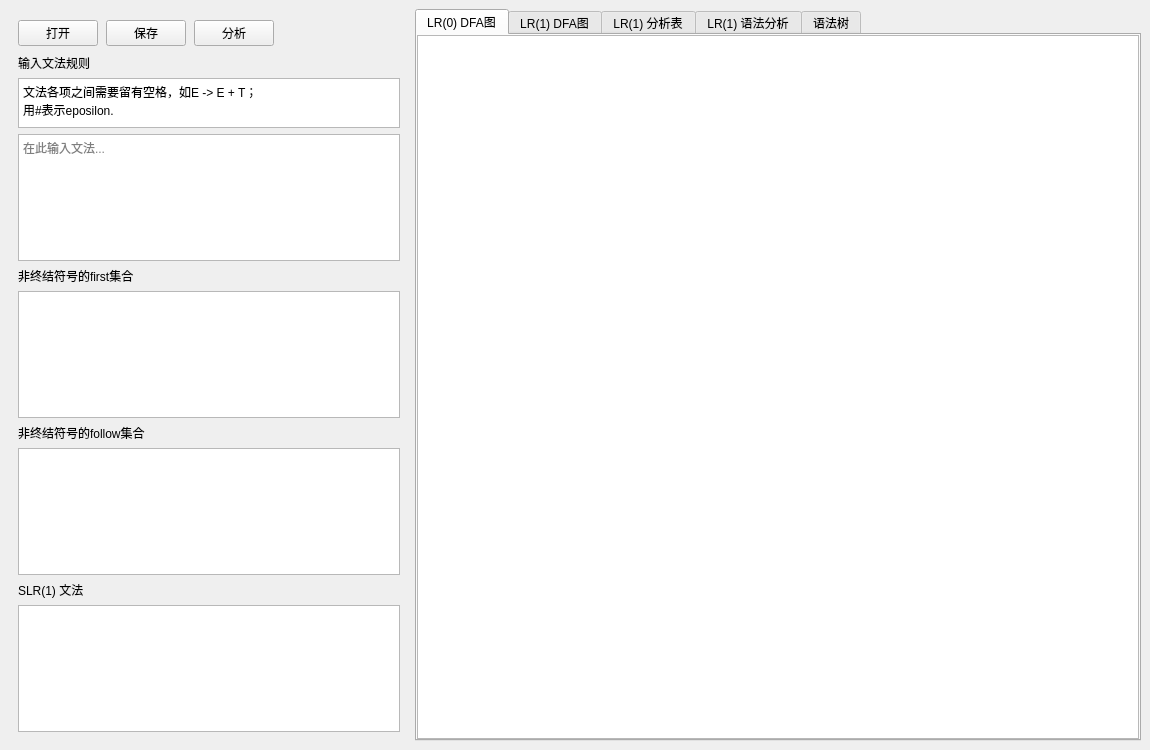
<?xml version="1.0" encoding="UTF-8"?>
<ui version="4.0">
 <class>MainWindow</class>
 <widget class="QMainWindow" name="MainWindow">
  <property name="geometry">
   <rect>
    <x>0</x>
    <y>0</y>
    <width>1150</width>
    <height>750</height>
   </rect>
  </property>
  <property name="windowTitle">
   <string>MainWindow</string>
  </property>
  <widget class="QWidget" name="centralwidget">
   <layout class="QHBoxLayout" name="horizontalLayout_5">
    <item>
     <widget class="QWidget" name="widget" native="true">
      <property name="maximumSize">
       <size>
        <width>400</width>
        <height>16777215</height>
       </size>
      </property>
      <layout class="QVBoxLayout" name="verticalLayout_2">
       <item>
        <widget class="QWidget" name="widget_3" native="true">
         <property name="minimumSize">
          <size>
           <width>0</width>
           <height>30</height>
          </size>
         </property>
         <layout class="QHBoxLayout" name="horizontalLayout_6">
          <property name="spacing">
           <number>8</number>
          </property>
          <property name="leftMargin">
           <number>0</number>
          </property>
          <property name="topMargin">
           <number>0</number>
          </property>
          <property name="rightMargin">
           <number>0</number>
          </property>
          <property name="bottomMargin">
           <number>0</number>
          </property>
          <item>
           <widget class="QPushButton" name="pushButton_open">
            <property name="text">
             <string>打开</string>
            </property>
           </widget>
          </item>
          <item>
           <widget class="QPushButton" name="pushButton_save">
            <property name="text">
             <string>保存</string>
            </property>
           </widget>
          </item>
          <item>
           <widget class="QPushButton" name="pushButton_analyze">
            <property name="text">
             <string>分析</string>
            </property>
           </widget>
          </item>
          <item>
           <spacer name="horizontalSpacer_3">
            <property name="orientation">
             <enum>Qt::Orientation::Horizontal</enum>
            </property>
            <property name="sizeHint" stdset="0">
             <size>
              <width>40</width>
              <height>20</height>
             </size>
            </property>
           </spacer>
          </item>
         </layout>
        </widget>
       </item>
       <item>
        <widget class="QLabel" name="label">
         <property name="text">
          <string>输入文法规则</string>
         </property>
        </widget>
       </item>
       <item>
        <widget class="QPlainTextEdit" name="tipsWidget">
         <property name="maximumSize">
          <size>
           <width>16777215</width>
           <height>50</height>
          </size>
         </property>
         <property name="readOnly">
          <bool>true</bool>
         </property>
         <property name="plainText">
          <string>文法各项之间需要留有空格，如E -&gt; E + T；
用#表示eposilon.</string>
         </property>
         <property name="placeholderText">
          <string/>
         </property>
        </widget>
       </item>
       <item>
        <widget class="QPlainTextEdit" name="inputEditor">
         <property name="toolTip">
          <string>在此输入文法规则</string>
         </property>
         <property name="placeholderText">
          <string>在此输入文法...</string>
         </property>
        </widget>
       </item>
       <item>
        <widget class="QLabel" name="label_5">
         <property name="text">
          <string>非终结符号的first集合</string>
         </property>
        </widget>
       </item>
       <item>
        <widget class="QListWidget" name="firstSetListWidget"/>
       </item>
       <item>
        <widget class="QLabel" name="label_6">
         <property name="text">
          <string>非终结符号的follow集合</string>
         </property>
        </widget>
       </item>
       <item>
        <widget class="QListWidget" name="followSetListWidget"/>
       </item>
       <item>
        <widget class="QLabel" name="label_7">
         <property name="text">
          <string>SLR(1) 文法</string>
         </property>
        </widget>
       </item>
       <item>
        <widget class="QPlainTextEdit" name="SLRStatusOutput">
         <property name="enabled">
          <bool>true</bool>
         </property>
         <property name="acceptDrops">
          <bool>false</bool>
         </property>
         <property name="undoRedoEnabled">
          <bool>false</bool>
         </property>
         <property name="readOnly">
          <bool>true</bool>
         </property>
        </widget>
       </item>
      </layout>
     </widget>
    </item>
    <item>
     <widget class="QWidget" name="widget_2" native="true">
      <layout class="QVBoxLayout" name="verticalLayout_5">
       <property name="leftMargin">
        <number>0</number>
       </property>
       <property name="topMargin">
        <number>0</number>
       </property>
       <property name="rightMargin">
        <number>0</number>
       </property>
       <property name="bottomMargin">
        <number>0</number>
       </property>
       <item>
        <widget class="QTabWidget" name="tabWidget">
         <property name="currentIndex">
          <number>0</number>
         </property>
         <widget class="QWidget" name="tab">
          <attribute name="title">
           <string>LR(0) DFA图</string>
          </attribute>
          <layout class="QHBoxLayout" name="horizontalLayout">
           <property name="leftMargin">
            <number>0</number>
           </property>
           <property name="topMargin">
            <number>0</number>
           </property>
           <property name="rightMargin">
            <number>0</number>
           </property>
           <property name="bottomMargin">
            <number>0</number>
           </property>
           <item>
            <layout class="QVBoxLayout" name="verticalLayout_3">
             <item>
              <widget class="QTableWidget" name="LR0DFATableWidget"/>
             </item>
            </layout>
           </item>
          </layout>
         </widget>
         <widget class="QWidget" name="tab_1">
          <attribute name="title">
           <string>LR(1) DFA图</string>
          </attribute>
          <layout class="QHBoxLayout" name="horizontalLayout_2">
           <property name="leftMargin">
            <number>0</number>
           </property>
           <property name="topMargin">
            <number>0</number>
           </property>
           <property name="rightMargin">
            <number>0</number>
           </property>
           <property name="bottomMargin">
            <number>0</number>
           </property>
           <item>
            <layout class="QVBoxLayout" name="verticalLayout_4">
             <item>
              <widget class="QTableWidget" name="LR1DFATableWidget"/>
             </item>
            </layout>
           </item>
          </layout>
         </widget>
         <widget class="QWidget" name="tab_2">
          <attribute name="title">
           <string>LR(1) 分析表</string>
          </attribute>
          <layout class="QHBoxLayout" name="horizontalLayout_3">
           <property name="leftMargin">
            <number>0</number>
           </property>
           <property name="topMargin">
            <number>0</number>
           </property>
           <property name="rightMargin">
            <number>0</number>
           </property>
           <property name="bottomMargin">
            <number>0</number>
           </property>
           <item>
            <layout class="QVBoxLayout" name="verticalLayout_6">
             <item>
              <widget class="QTableWidget" name="LR1AnalyzeTableWidget"/>
             </item>
            </layout>
           </item>
          </layout>
         </widget>
         <widget class="QWidget" name="tab_3">
          <attribute name="title">
           <string>LR(1) 语法分析</string>
          </attribute>
          <layout class="QHBoxLayout" name="horizontalLayout_4">
           <property name="leftMargin">
            <number>0</number>
           </property>
           <property name="topMargin">
            <number>0</number>
           </property>
           <property name="rightMargin">
            <number>0</number>
           </property>
           <property name="bottomMargin">
            <number>0</number>
           </property>
           <item>
            <layout class="QVBoxLayout" name="verticalLayout">
             <item>
              <layout class="QHBoxLayout" name="horizontalLayout_8">
               <property name="leftMargin">
                <number>0</number>
               </property>
               <property name="topMargin">
                <number>0</number>
               </property>
               <property name="bottomMargin">
                <number>0</number>
               </property>
               <item>
                <widget class="QLabel" name="label_4">
                 <property name="text">
                  <string>输入或选择BNF文法对应的程序设计语言源程序</string>
                 </property>
                </widget>
               </item>
               <item>
                <spacer name="horizontalSpacer">
                 <property name="orientation">
                  <enum>Qt::Orientation::Horizontal</enum>
                 </property>
                 <property name="sizeHint" stdset="0">
                  <size>
                   <width>40</width>
                   <height>20</height>
                  </size>
                 </property>
                </spacer>
               </item>
               <item>
                <widget class="QPushButton" name="pushButton_select_source">
                 <property name="text">
                  <string>选择源程序</string>
                 </property>
                </widget>
               </item>
               <item>
                <widget class="QPushButton" name="pushButton_gammar_analyze">
                 <property name="text">
                  <string>开始语法分析</string>
                 </property>
                </widget>
               </item>
              </layout>
             </item>
             <item>
              <widget class="QPlainTextEdit" name="sourceInputEditor">
               <property name="maximumSize">
                <size>
                 <width>16777215</width>
                 <height>200</height>
                </size>
               </property>
               <property name="placeholderText">
                <string>在此输入BNF文法对应的程序设计语言源程序...</string>
               </property>
              </widget>
             </item>
             <item>
              <widget class="QLabel" name="label_8">
               <property name="text">
                <string>语法分析过程</string>
               </property>
              </widget>
             </item>
             <item>
              <widget class="QTableWidget" name="LR1AnalysisDurationTable"/>
             </item>
            </layout>
           </item>
          </layout>
         </widget>
         <widget class="QWidget" name="tab_4">
          <attribute name="title">
           <string>语法树</string>
          </attribute>
          <layout class="QHBoxLayout" name="horizontalLayout_7">
           <property name="leftMargin">
            <number>0</number>
           </property>
           <property name="topMargin">
            <number>0</number>
           </property>
           <property name="rightMargin">
            <number>0</number>
           </property>
           <property name="bottomMargin">
            <number>0</number>
           </property>
           <item>
            <layout class="QVBoxLayout" name="verticalLayout_7">
             <item>
              <widget class="QLabel" name="label_2">
               <property name="text">
                <string>错误信息</string>
               </property>
              </widget>
             </item>
             <item>
              <widget class="QListWidget" name="syntax_tree_error_output">
               <property name="maximumSize">
                <size>
                 <width>16777215</width>
                 <height>120</height>
                </size>
               </property>
              </widget>
             </item>
             <item>
              <widget class="QLabel" name="label_3">
               <property name="text">
                <string>语法树</string>
               </property>
              </widget>
             </item>
             <item>
              <widget class="QTreeWidget" name="syntax_tree_output">
               <column>
                <property name="text">
                 <string>root</string>
                </property>
               </column>
              </widget>
             </item>
            </layout>
           </item>
          </layout>
         </widget>
        </widget>
       </item>
      </layout>
     </widget>
    </item>
   </layout>
  </widget>
 </widget>
 <resources/>
 <connections/>
</ui>
